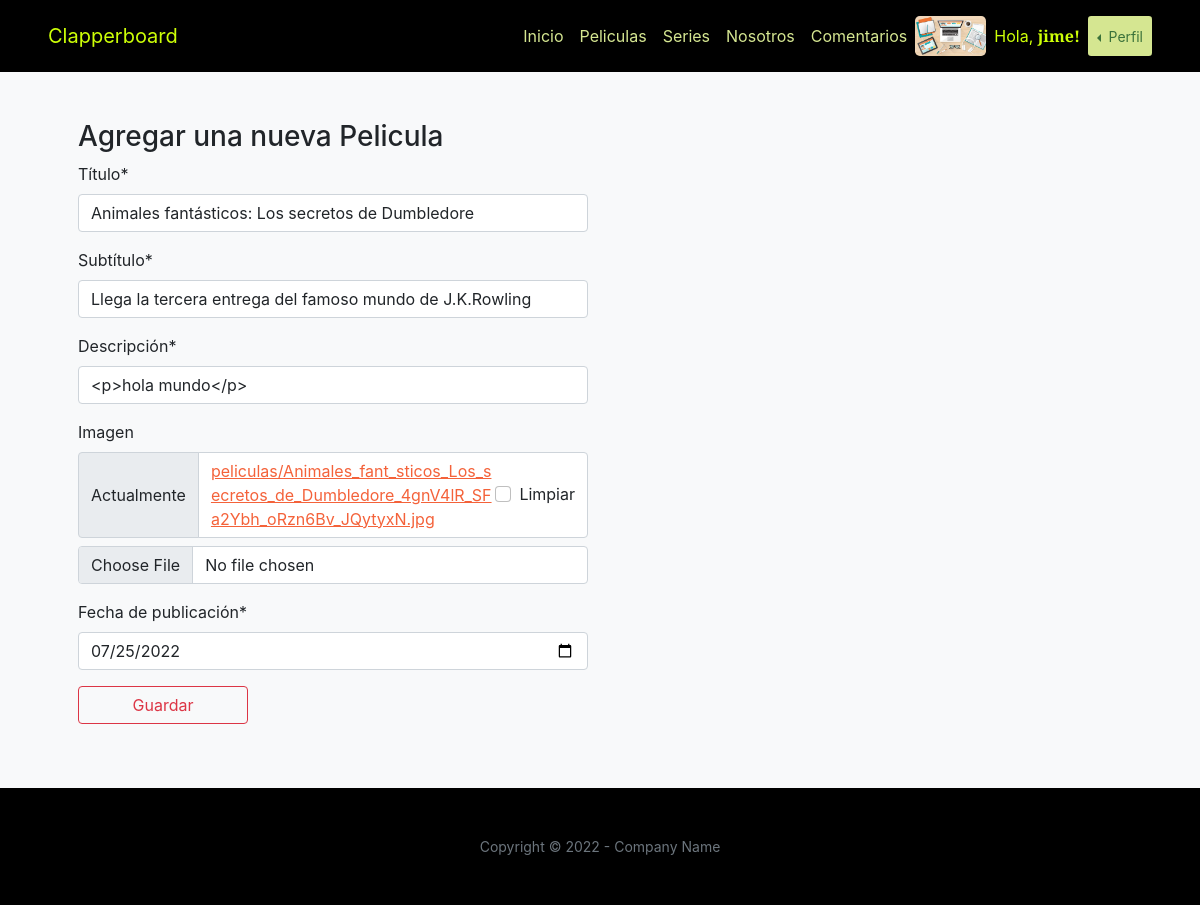
/editar_pelicula/8/ (signed in), run on an earlier commit of the app's database.
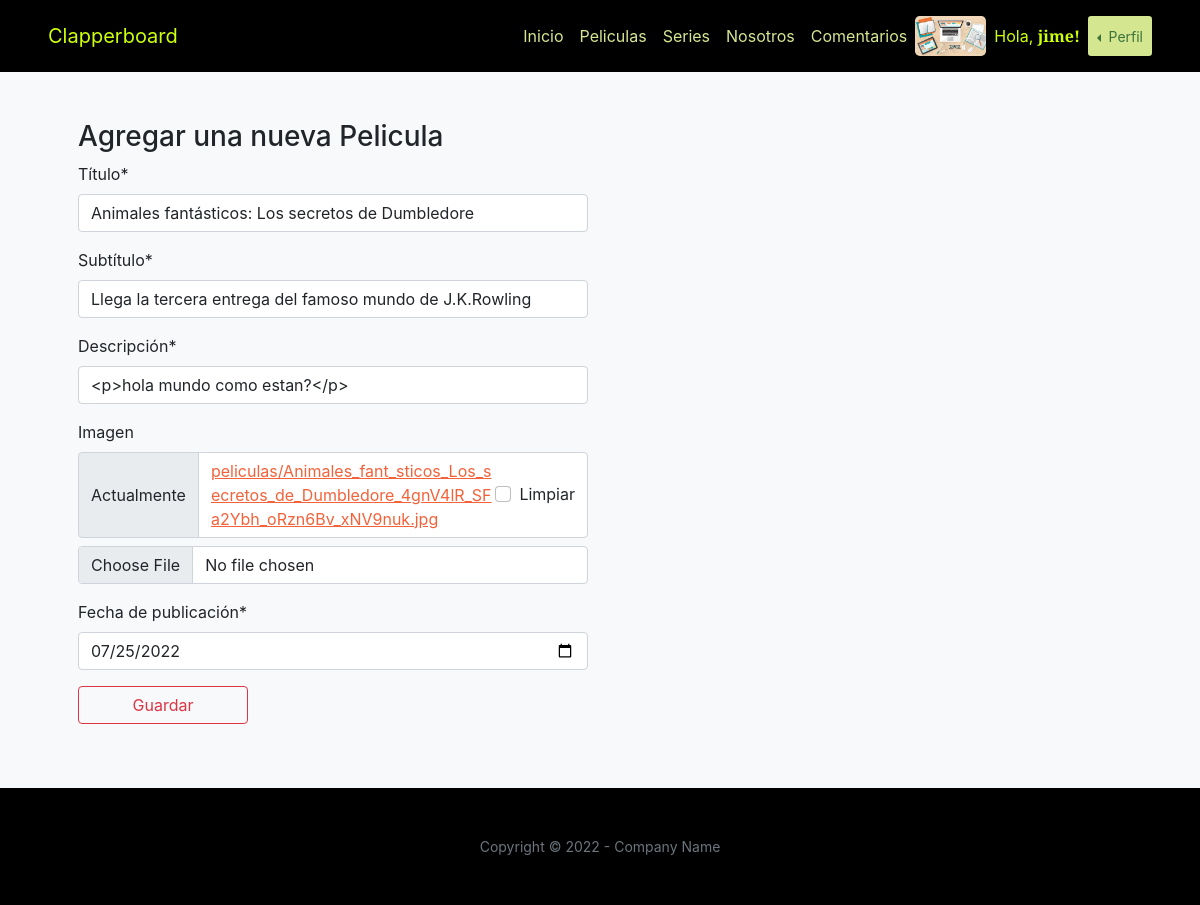
And on a later commit of the database.
### clapperboardApp/models.py (models this page shows, shortened)
class Pelicula(models.Model):
    titulo = models.CharField(max_length=50)
    subtitulo= models.CharField(max_length=100)
    descripcion = models.CharField(max_length=300)
    imagen = models.ImageField(upload_to='peliculas', blank=True, null=True)
    fecha_publicacion = models.DateField(auto_now_add=True)
    usuario = models.ForeignKey(User, null=True, blank=True, on_delete=models.SET_NULL, editable=False)
    class Meta:
        ordering = ["-fecha_publicacion"]

### clapperboardApp/views.py (the view, shortened to what this page needs)
@staff_member_required
def editar_pelicula(request, pelicula_id):
    peliculas= Pelicula.objects.get(id=pelicula_id)
    try:
        imagen = Pelicula.objects.get(id=pelicula_id)
    except:
        imagen = Pelicula(id=pelicula_id)
        imagen.save()
    form = NuevaPelicula(initial={"titulo": peliculas.titulo,
                                  "subtitulo": peliculas.subtitulo ,
                                  "descripcion": peliculas.descripcion,
                                  "imagen": peliculas.imagen,
                                  "fecha_publicacion": peliculas.fecha_publicacion,
                                  })
    return render (request, "clapperboardApp/form_pelicula.html", {"form": form })

### clapperboardApp/forms.py
class NuevaPelicula(forms.Form):
    titulo = forms.CharField(label="Título")
    subtitulo = forms.CharField(label="Subtítulo")
    descripcion = forms.CharField(label="Descripción", widget=CKEditorWidget())
    imagen = forms.ImageField(label="Imagen", required=False)
    fecha_publicacion = forms.DateField(label="Fecha de publicación", widget=forms.NumberInput(attrs={'type':'date'}))
    class Meta:
        model = Pelicula
        fields = ['titulo', 'subtitulo' ,'descripcion', 'imagen', 'fecha_publicacion']

### clapperboardApp/templates/clapperboardApp/form_pelicula.html (shortened to what this page needs)
{% extends 'clapperboardApp/base.html' %}
{% load static %}
{% load crispy_forms_tags %}
{% block contenidoPagina %}
<section class="bg-light py-5">
    <div class="container px-5">
        <div class="row gx-6 justify-content">
            <div class="col-lg-6">
                <h3>Agregar una nueva Pelicula</h3>
                <form action="" method="post" enctype="multipart/form-data">
                    {{ form | crispy }}
                    <button type="button" class="btn btn-outline-danger my-3 d-grid gap-2 col-4" data-bs-toggle="modal" data-bs-target="#exampleModal">
                        Guardar
                    </button>
                </form>
            </div>
        </div>
    </div>
</section>
{% endblock %}

What changed in the data, as far as the page shows it:
changed Pelicula "Animales fantásticos: Los secretos de Dumbledore": descripcion "<p>hola mundo</p>" → "<p>hola mundo como estan?</p>"
Also different on the page:
text no longer shown: "Título * Subtítulo * Descripción * Imagen Actualmente peliculas/Animales_fant_sticos_Los_secretos_de_Dumbledore_4gnV4lR_SFa2Ybh_oRzn6Bv_JQytyxN.jpg Limpiar Fecha de publicación *"
text now shown: "Título * Subtítulo * Descripción * Imagen Actualmente peliculas/Animales_fant_sticos_Los_secretos_de_Dumbledore_4gnV4lR_SFa2Ybh_oRzn6Bv_xNV9nuk.jpg Limpiar Fecha de publicación *"
